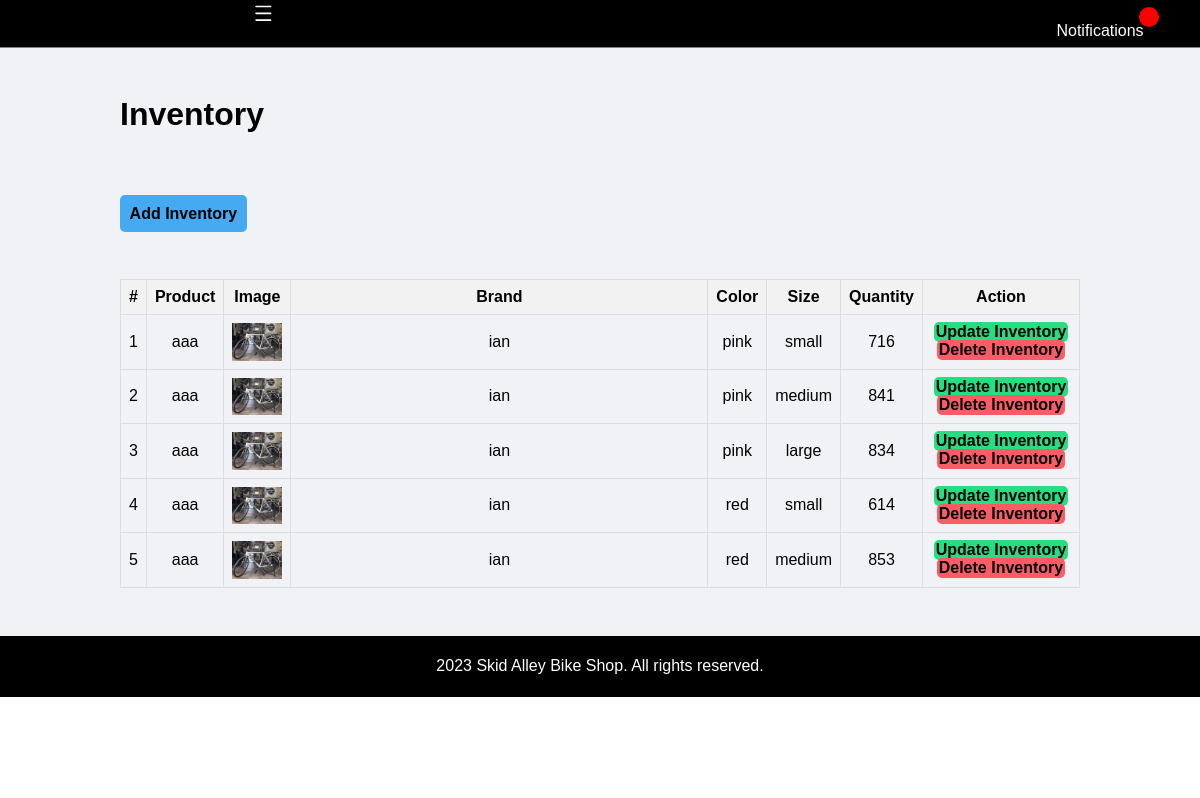
The app's page /admin/inventory.php (signed in), older data.
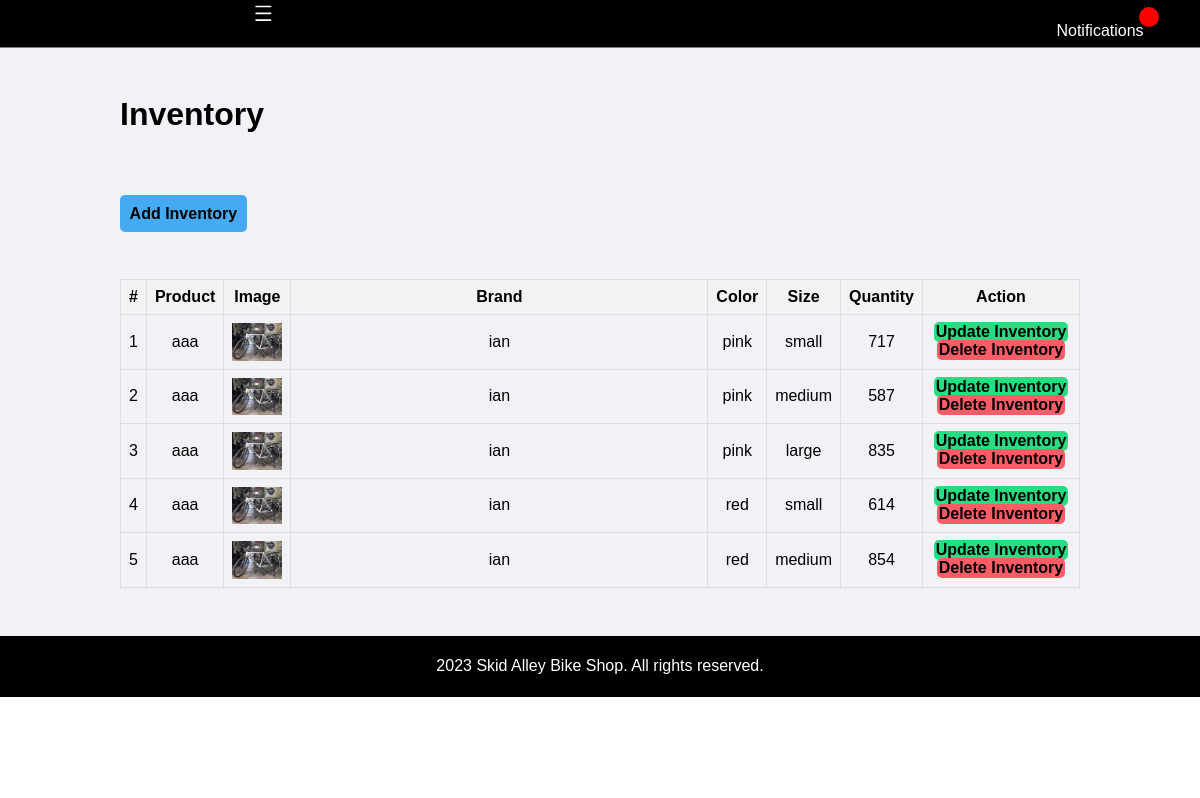
The same page, newer data.
### tables this page shows
CREATE TABLE `stock_list` (
  `id` int(10) NOT NULL,
  `product_id` int(10) NOT NULL,
  `product_colors_sizes_id` int(10) NOT NULL,
  `quantity` float NOT NULL
);

CREATE TABLE `product_list` (
  `id` int(10) NOT NULL,
  `brand_id` int(11) NOT NULL,
  `category_id` int(11) NOT NULL,
  `name` varchar(250) NOT NULL,
  `models` varchar(250) NOT NULL,
  `description` varchar(250) NOT NULL,
  `price` float NOT NULL,
  `status` tinyint(1) NOT NULL DEFAULT 1,
  `image_path` text NOT NULL,
  `delete_flag` tinyint(1) NOT NULL
);

CREATE TABLE `brand_list` (
  `id` int(10) UNSIGNED NOT NULL,
  `name` varchar(50) NOT NULL,
  `image_path` text NOT NULL,
  `delete_flag` tinyint(1) NOT NULL,
  `status` tinyint(1) NOT NULL
);

CREATE TABLE `product_colors_sizes` (
  `id` int(11) NOT NULL,
  `product_id` int(11) DEFAULT NULL,
  `color` varchar(255) DEFAULT NULL,
  `size` varchar(255) DEFAULT NULL
);

### admin/inventory.php (the view, shortened to what this page needs)
<?php include('partials/menu.php'); ?>
<div class="main-content">
    <div class="wrapper">
        <h1>Inventory</h1>
        <br/><br/>
        <br/><br/>
        <a href="<?php echo SITEURL; ?>admin/add-inventory.php" class="btn-primary">Add Inventory</a>
        <br/><br/><br/>
        <table class="tbl-full">
    <tr>
        <th>#</th>
        <th>Product</th>
        <th>Image</th>
        <th>Brand</th>
        <th>Color</th>
        <th>Size</th>
        <th>Quantity</th>
        <th>Action</th>
    </tr>
    <?php
  $sql = "SELECT sl.id, sl.quantity, sl.product_id, pcs.color AS product_color, pcs.size AS product_size
  FROM stock_list sl
  INNER JOIN product_colors_sizes pcs ON sl.product_colors_sizes_id = pcs.id
  ORDER BY pcs.color ASC";
    $res = mysqli_query($conn, $sql);
    $count = mysqli_num_rows($res);
    $sn = 1;
    if ($count > 0) {
        while ($row = mysqli_fetch_assoc($res)) {
            $id = $row['id'];
            $quantity = $row['quantity'];
            $product_id = $row['product_id'];
            $product_color = $row['product_color'];
            $product_size = $row['product_size'];
            $product_sql = "SELECT p.name AS product_name, p.image_path AS product_image, b.name AS brand_name
                            FROM product_list p
                            INNER JOIN brand_list b ON p.brand_id = b.id
                            WHERE p.id = $product_id";
            $product_result = mysqli_query($conn, $product_sql);
            if ($product_result && mysqli_num_rows($product_result) > 0) {
                $product_row = mysqli_fetch_assoc($product_result);
                $product_name = $product_row['product_name'];
                $brand_name = $product_row['brand_name'];
                $product_image = $product_row['product_image'];
            } else {
                $product_name = "<div class='error'>Product Not Found</div>";
                $brand_name = "<div class='error'>Brand Not Found</div>";
                $product_image = "";
            }
            ?>
            <tr>
                <td><?php echo $sn++; ?></td>
                <td><?php echo $product_name;?></td>
                <td>
                <?php
                    if (!empty($product_image)) {
                        echo "<img src='" . SITEURL . "images/bike/" . $product_image . "' width='50px' alt='Product Image'> ";
                    }
                    else{
                    }
                    ?>
                </td>
                <td><?php echo $brand_name ?></td>
                <td><?php echo $product_color ?></td>
                <td><?php echo $product_size ?></td>
                <td><?php echo $quantity ?></td>
                <td>
                    <a href="<?php echo SITEURL; ?>admin/update-inventory.php?id=<?php echo $id; ?>" class='btn-secondary'>Update Inventory</a>
                    <a href="<?php echo SITEURL; ?>admin/delete-inventory.php?id=<?php echo $id; ?>" class="btn-third">Delete Inventory</a>
                </td>
            </tr>
            <?php
        }
    } else {
        ?>
        <tr>
            <td colspan='4'><div class='error'>No Brand Added.</div></td>
        </tr>
        <?php
    }
    ?>
</table>
    </div>
</div>
<?php include('partials/footer.php') ?>

Row changes from the older to the newer data that the page shows:
changed stock_list (number 1 of 5 on the later page): quantity "716" → "717"
changed stock_list (number 2 of 5 on the later page): quantity "841" → "587"
changed stock_list "large": quantity "834" → "835"
changed stock_list (number 5 of 5 on the later page): quantity "853" → "854"
